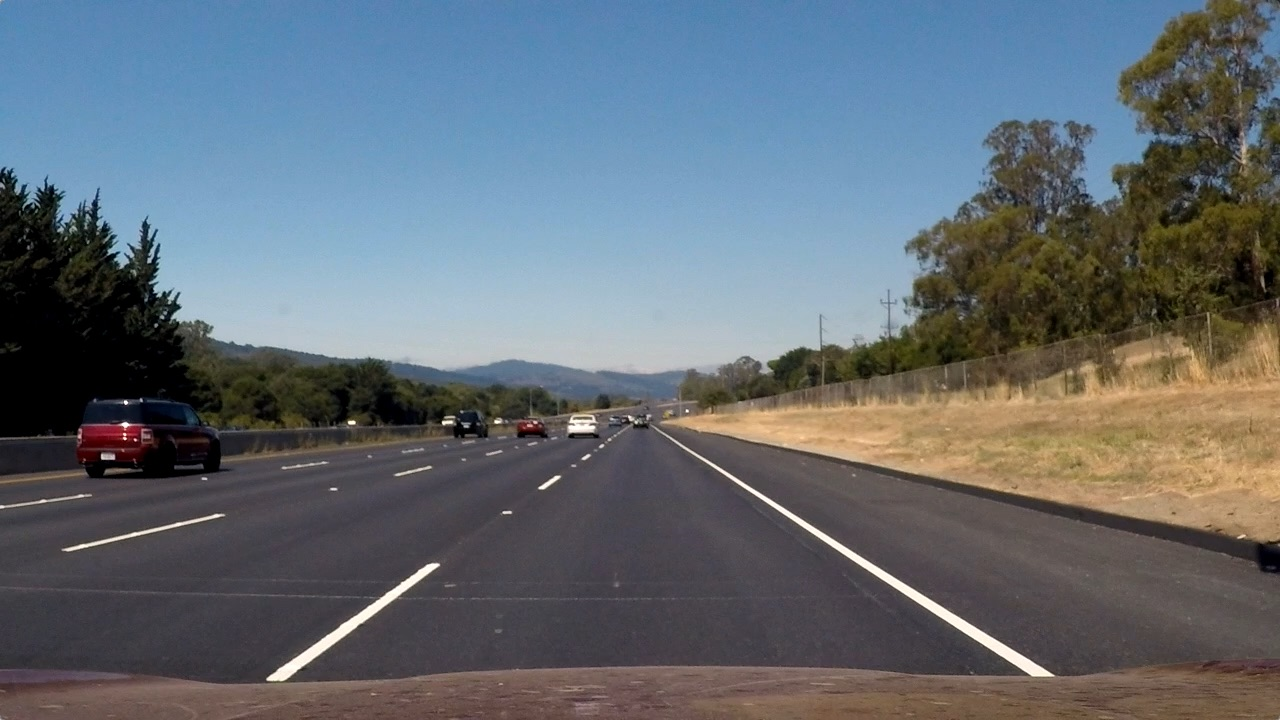
#> input picture test_images/straight_lines2.jpg, 1280 x 720 px
$ jupyter execute --allow-errors 'find perspective.ipynb'
#> lines starting #> are read from the running program, lines starting #| are printed output that depends on the picture; after the words box and inside, x2 and y2 are one past the last pixel; in counts of white or black regions, pixels touching at a corner belong together
[cell 1]
import matplotlib.pyplot as plt
import matplotlib.image as mpimg
import numpy as np
import cv2
import pickle

ORIGINAL_SIZE = (1280, 720)
UNWARPED_SIZE = ORIGINAL_SIZE
CALIB_FILE_NAME = 'calib_file'
straight_images = ["test_images/straight_lines1.jpg", "test_images/straight_lines2.jpg"]
PERSPECTIVE_FILE_NAME = 'perspective_file2.p'

[cell 2]
roi_points = np.array([[0, ORIGINAL_SIZE[1]-50],[ORIGINAL_SIZE[0],ORIGINAL_SIZE[1]-50],
       [ORIGINAL_SIZE[0]//2,ORIGINAL_SIZE[1]//2+50]], dtype=np.int32)
roi = np.zeros((ORIGINAL_SIZE[1], ORIGINAL_SIZE[0]), dtype=np.uint8)
cv2.fillPoly(roi, [roi_points], 1)
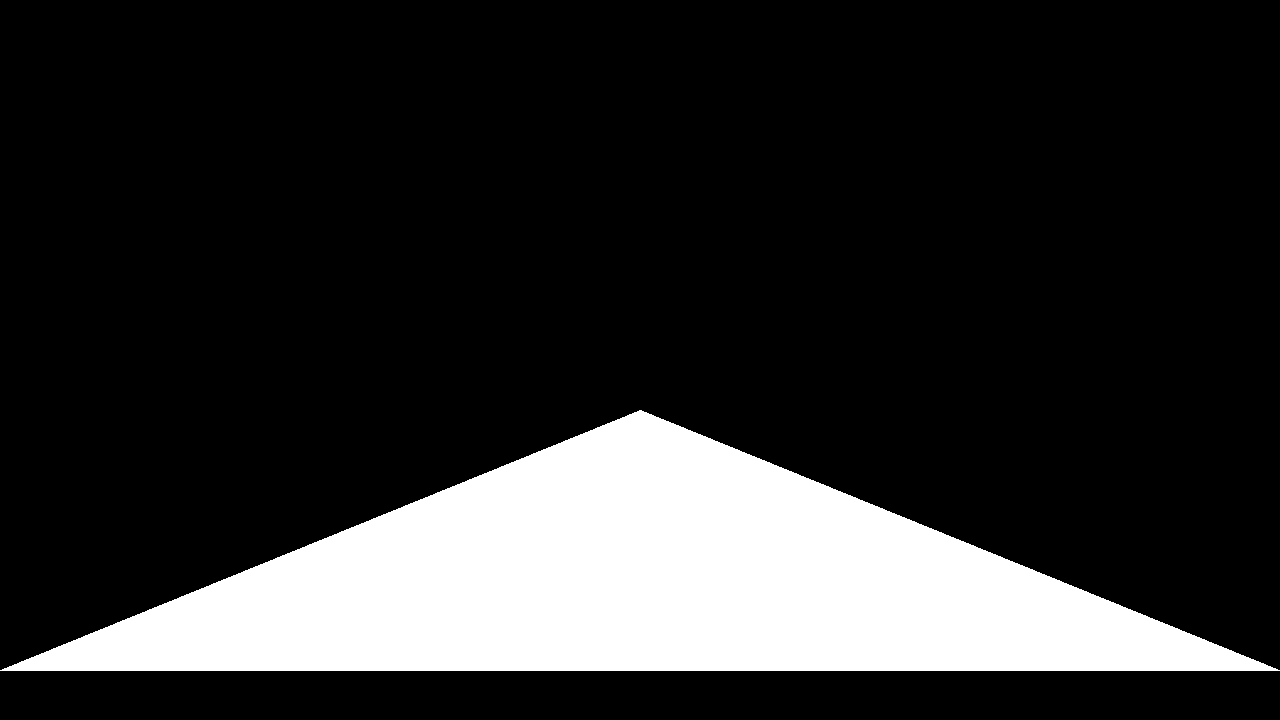
#> roi: shape (720, 1280); values 0 (black) and 1 (white), 18.2% white; 1 white region, box (x1, y1, x2, y2) and area: (0, 410, 1280, 671) 167540
img = mpimg.imread(straight_images[1])
#> img is the input picture: shape (720, 1280, 3); mean R, G, B 99.4, 107.7, 115.1
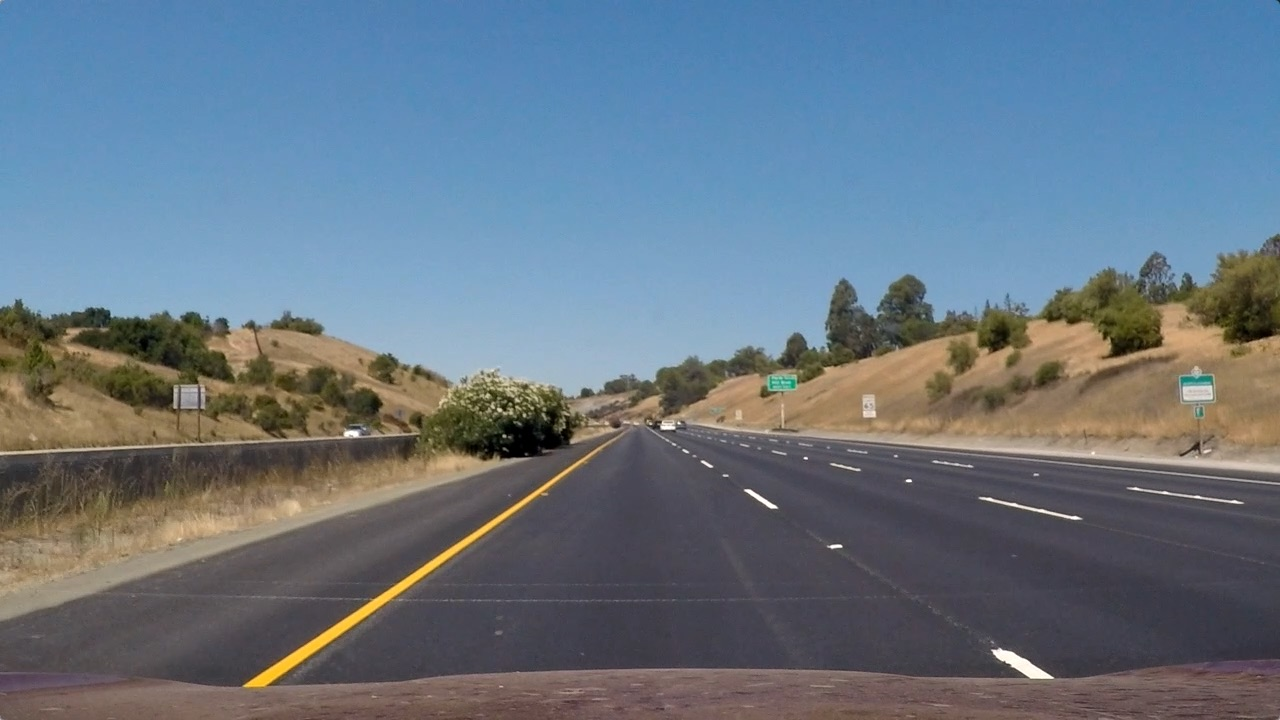
#> input picture test_images/straight_lines1.jpg, 1280 x 720 px
#> further down, img is the input picture: shape (720, 1280, 3); mean R, G, B 103.2, 117.7, 131.2
#> (the rest of this cell did not finish here and is left out)

#> (a cell that did not finish here is left out)

[cell 4]
def check_cmap(image):
    cmap = None
    if len(image.shape) < 3:
        cmap = 'gray'
    return cmap
def show_images(images, titles):
    plt.clf()
    if len(images) == 4:
        f, (ax1, ax2, ax3, ax4) = plt.subplots(1, 4, figsize=(24, 9))
    else:
        f, (ax1, ax2, ax3) = plt.subplots(1, 3, figsize=(24, 9))
    f.tight_layout()

    ax1.imshow(images[0], cmap=check_cmap(images[0]))
    ax1.set_title(titles[0], fontsize=30)
    ax2.imshow(images[1], cmap=check_cmap(images[1]))
    ax2.set_title(titles[1], fontsize=30)
    ax3.imshow(images[2], cmap=check_cmap(images[2]))
    ax3.set_title(titles[2], fontsize=30)
    if len(images) == 4:
        ax4.imshow(images[3], cmap=check_cmap(images[2]))
        ax4.set_title(titles[3], fontsize=30)
    plt.show()

[cell 5]
Lhs = np.zeros((2,2), dtype= np.float32)
Rhs = np.zeros((2,1), dtype= np.float32)

#> (the rest of this cell did not finish here and is left out)
